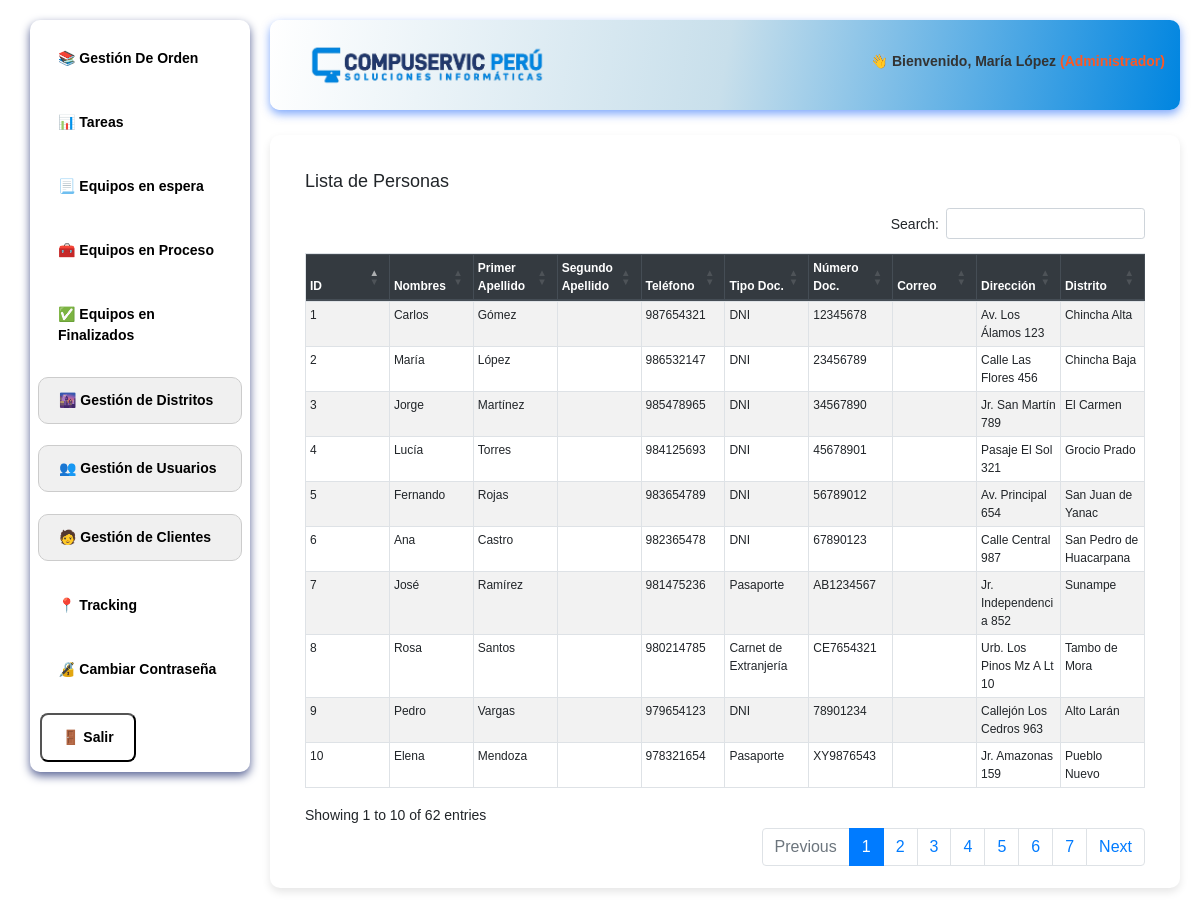
The app's page /app/views/dashboard/dashboard.php?view=mostrar_personas (signed in) with its own data.
### tables this page shows
CREATE TABLE `personas` (
  `idpersona` int(11) NOT NULL,
  `nombres` varchar(255) DEFAULT NULL,
  `Primer_Apellido` varchar(255) DEFAULT NULL,
  `Segundo_Apellido` varchar(50) NOT NULL,
  `telefono` varchar(20) DEFAULT NULL,
  `tipodoc` enum('DNI','Pasaporte','Carnet de Extranjería') NOT NULL,
  `numerodoc` varchar(50) NOT NULL,
  `correo` varchar(100) DEFAULT NULL,
  `direccion` text DEFAULT NULL,
  `fecha_creacion` datetime DEFAULT current_timestamp(),
  `fecha_modificacion` datetime DEFAULT NULL ON UPDATE current_timestamp(),
  `creado_por` int(11) DEFAULT NULL,
  `modificado_por` int(11) DEFAULT NULL,
  `estado` tinyint(4) DEFAULT 1,
  `iddistrito` int(11) DEFAULT NULL
);

CREATE TABLE `distritos` (
  `iddistrito` int(11) NOT NULL,
  `nombre` varchar(100) DEFAULT NULL,
  `provincia` varchar(100) DEFAULT NULL,
  `departamento` varchar(100) DEFAULT NULL
);

### app/config/conexion.php (called while the page is built, shortened)
<?php
class Conexion {
    private static $host = "localhost";
    private static $dbname = "compuservic";
    private static $username = "root";
    private static $password = "";
    private static $conn;
    public static function conectar() {
        try {
            $dsn = "mysql:host=" . self::$host . ";dbname=" . self::$dbname . ";charset=utf8";
            self::$conn = new PDO($dsn, self::$username, self::$password);
            self::$conn->setAttribute(PDO::ATTR_ERRMODE, PDO::ERRMODE_EXCEPTION);
            return self::$conn;
        } catch (PDOException $e) {
            error_log("Error de conexión: " . $e->getMessage(), 3, "errors.log");
            die("Error de conexión: " . $e->getMessage());
        }
    }
}
?>

### app/models/personas/Persona.php (called while the page is built, shortened)
<?php
require_once '../../config/conexion.php';
class Persona {
    private $conexion;
    public function __construct() {
        $this->conexion = Conexion::conectar();
    }
public function obtenerPersonas() {
    try {
        $sql = "CALL sp_obtener_personas_con_distritos()";
        $stmt = $this->conexion->prepare($sql);
        $stmt->execute();
        $resultados = $stmt->fetchAll(PDO::FETCH_ASSOC);
        if ($resultados) {
            return $resultados;
        } else {
            return "No se encontraron registros.";
        }
    } catch (Exception $e) {
        return "Error: " . $e->getMessage();
    }
}
}
?>

### app/views/personas/mostrar_personas.php (the view, shortened to what this page needs)
<?php
require_once '../../models/personas/Persona.php';
$modelo = new Persona();
$personas = $modelo->obtenerPersonas();
?>
<!DOCTYPE html>
<html lang="es">
<head>
    <link rel="stylesheet" href="https://stackpath.bootstrapcdn.com/bootstrap/4.5.2/css/bootstrap.min.css">
    <link rel="stylesheet" href="https://cdn.datatables.net/1.13.6/css/dataTables.bootstrap4.min.css">
    <link rel="stylesheet" href="https://cdn.datatables.net/buttons/2.4.2/css/buttons.bootstrap4.min.css">
</head>
<body>
<div class="container mt-3">
    <h2>Lista de Personas</h2>
    <table id="tablaPersonas" class="table table-sm table-bordered table-striped">
        <thead class="thead-dark">
            <tr>
                <th>ID</th>
                <th>Nombres</th>
                <th>Primer Apellido</th>
                <th>Segundo Apellido</th>
                <th>Teléfono</th>
                <th>Tipo Doc.</th>
                <th>Número Doc.</th>
                <th>Correo</th>
                <th>Dirección</th>
                <th>Distrito</th>
            </tr>
        </thead>
        <tbody>
            <?php foreach ($personas as $p) : ?>
                <tr>
                    <td><?= $p['idpersona'] ?></td>
                    <td><?= $p['nombres'] ?></td>
                    <td><?= $p['Primer_Apellido'] ?></td>
                    <td><?= $p['Segundo_Apellido'] ?></td>
                    <td><?= $p['telefono'] ?></td>
                    <td><?= $p['tipodoc'] ?></td>
                    <td><?= $p['numerodoc'] ?></td>
                    <td><?= $p['correo'] ?></td>
                    <td><?= $p['direccion'] ?></td>
                    <td><?= $p['distrito'] ?></td>
                </tr>
            <?php endforeach; ?>
        </tbody>
    </table>
</div>
</body>
</html>

### public/css/styles.css (style rules this page uses)
* { margin: 0; padding: 0; box-sizing: border-box; font-family: 'Arial', sans-serif; }
body { background: #f4f6f9; }

### app/views/personas/mostrar_personas.php (style rules this page uses)
body { font-size: 14px; }
.table th, .table td { padding: 4px; font-size: 12px; white-space: normal; word-wrap: break-word; overflow-wrap: break-word; }
h2 { font-size: 18px; margin-bottom: 15px; }
.table { table-layout: fixed; }

### records on screen
personas: idpersona "6", nombres "Ana", Primer_Apellido "Castro", telefono "982365478", tipodoc "DNI", numerodoc "67890123", direccion "Calle Central 987", iddistrito.nombre "San Pedro de Huacarpana"
personas: idpersona "1", nombres "Carlos", Primer_Apellido "Gómez", telefono "987654321", tipodoc "DNI", numerodoc "12345678", direccion "Av. Los Álamos 123", iddistrito.nombre "Chincha Alta"
personas: idpersona "2", nombres "María", Primer_Apellido "López", telefono "986532147", tipodoc "DNI", numerodoc "23456789", direccion "Calle Las Flores 456", iddistrito.nombre "Chincha Baja"
personas: idpersona "3", nombres "Jorge", Primer_Apellido "Martínez", telefono "985478965", tipodoc "DNI", numerodoc "34567890", direccion "Jr. San Martín 789", iddistrito.nombre "El Carmen"
personas: idpersona "10", nombres "Elena", Primer_Apellido "Mendoza", telefono "978321654", tipodoc "Pasaporte", numerodoc "XY9876543", direccion "Jr. Amazonas 159", iddistrito.nombre "Pueblo Nuevo"
personas: idpersona "7", nombres "José", Primer_Apellido "Ramírez", telefono "981475236", tipodoc "Pasaporte", numerodoc "AB1234567", direccion "Jr. Independencia 852", iddistrito.nombre "Sunampe"
personas: idpersona "5", nombres "Fernando", Primer_Apellido "Rojas", telefono "983654789", tipodoc "DNI", numerodoc "56789012", direccion "Av. Principal 654", iddistrito.nombre "San Juan de Yanac"
personas: idpersona "8", nombres "Rosa", Primer_Apellido "Santos", telefono "980214785", tipodoc "Carnet de Extranjería", numerodoc "CE7654321", direccion "Urb. Los Pinos Mz A Lt 10", iddistrito.nombre "Tambo de Mora"
personas: idpersona "4", nombres "Lucía", Primer_Apellido "Torres", telefono "984125693", tipodoc "DNI", numerodoc "45678901", direccion "Pasaje El Sol 321", iddistrito.nombre "Grocio Prado"
personas: idpersona "9", nombres "Pedro", Primer_Apellido "Vargas", telefono "979654123", tipodoc "DNI", numerodoc "78901234", direccion "Callejón Los Cedros 963", iddistrito.nombre "Alto Larán"

### other values on screen
$usuario "María López"
$rol "Administrador"
